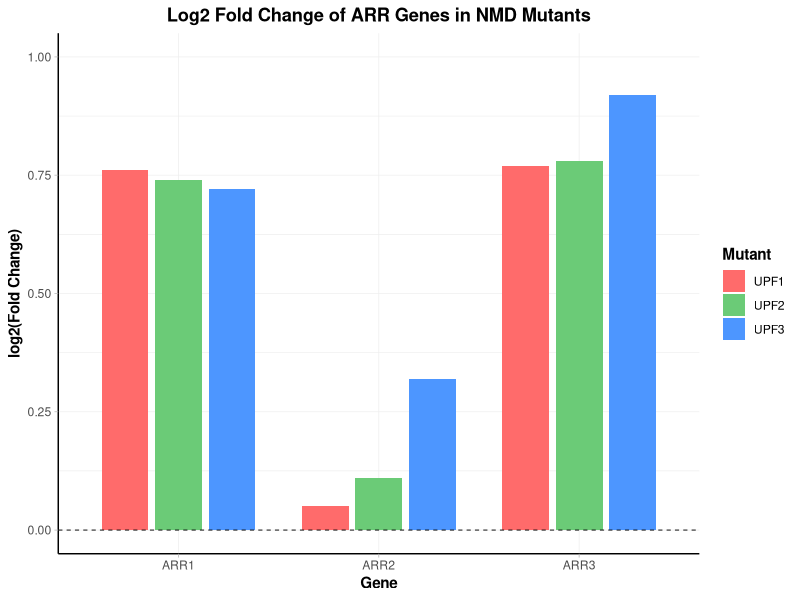

This chart was generated by the following R code:
# Load required libraries
library(ggplot2)
library(dplyr)
library(tidyr)

# Create a data frame with the log2 fold change values
# Format: Gene, Mutant, log2FoldChange
data <- data.frame(
  Gene = rep(c("ARR1", "ARR2", "ARR3"), each = 3),
  Mutant = rep(c("UPF1", "UPF2", "UPF3"), 3),
  log2FoldChange = c(
    # ARR1 values for UPF1, UPF2, UPF3
    0.76, 0.74, 0.72,
    # ARR2 values for UPF1, UPF2, UPF3
    0.05, 0.11, 0.32,
    # ARR3 values for UPF1, UPF2, UPF3
    0.77, 0.78, 0.92
  )
)

# Set custom colors for each mutant
mutant_colors <- c("UPF1" = "#FF6B6B", # Red
                   "UPF2" = "#6BCB77", # Green
                   "UPF3" = "#4D96FF") # Blue

# Create the bar plot
plot <- ggplot(data, aes(x = Gene, y = log2FoldChange, fill = Mutant)) +
  geom_bar(stat = "identity", position = position_dodge(width = 0.8), width = 0.7) +
  
  # Add a horizontal line at y = 0
  geom_hline(yintercept = 0, linetype = "dashed", color = "black", size = 0.3) +
  
  # Customize the plot appearance
  scale_fill_manual(values = mutant_colors) +
  
  # Set axis labels and title
  labs(
    title = "Log2 Fold Change of ARR Genes in NMD Mutants",
    x = "Gene",
    y = "log2(Fold Change)"
  ) +
  
  # Customize the theme
  theme_light() +
  theme(
    panel.grid.major = element_line(color = "#EEEEEE"),
    panel.border = element_blank(),
    axis.line = element_line(color = "black"),
    legend.position = "right",
    legend.title = element_text(face = "bold"),
    plot.title = element_text(hjust = 0.5, face = "bold"),
    axis.title = element_text(face = "bold")
  ) +
  
  # Set y-axis limits
  scale_y_continuous(limits = c(0, 1), breaks = seq(0, 1, by = 0.25))

# Display the plot
print(plot)

# Optional: Save the plot as a high-resolution image
# ggsave("ARR_genes_log2fc.png", plot, width = 8, height = 6, dpi = 300)